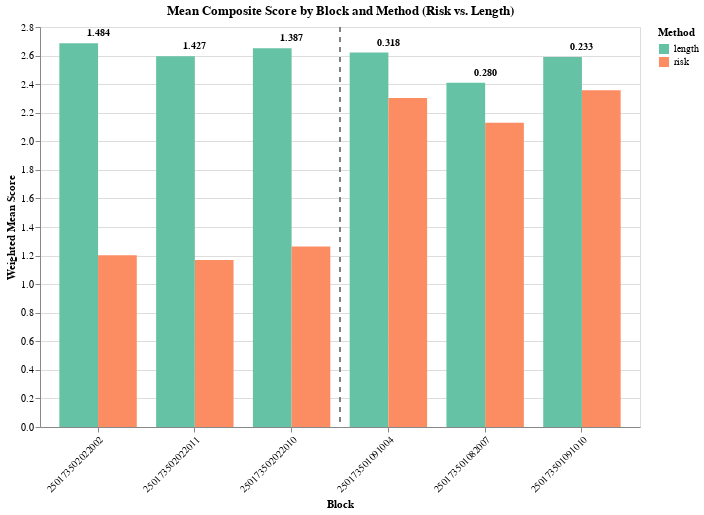

Notebook cell for this chart:
### Code cell
# Create the bar chart with sorting by mean_score_diff
chart = alt.Chart(block_means_short).mark_bar().encode(
    x=alt.X('from_block_geoid:N', 
            title='Block', 
            axis=alt.Axis(labelAngle=-45),
            sort=alt.EncodingSortField(field='mean_score_diff', op='max', order='descending')),
    y=alt.Y('weighted_mean_score:Q', title='Weighted Mean Score'),
    color=alt.Color('method:N', title='Method', scale=alt.Scale(scheme='set2')),
    xOffset='method:N',  # This creates grouped bars
    tooltip=[
        alt.Tooltip('from_block_geoid:N', title='Block'),
        alt.Tooltip('method:N', title='Method'),
        alt.Tooltip('weighted_mean_score:Q', title='Weighted Mean Score', format='.3f'),
        alt.Tooltip('sum_length:Q', title='Total Length', format='.1f')
    ]
).properties(
    width=600,
    height=400,
    title='Mean Composite Score by Block and Method (Risk vs. Length)'
)

# Get one row per block for the diff labels (take the first method's row since diff is the same)
block_diff = block_means_short.groupby('from_block_geoid').agg({
    'mean_score_diff': 'first',
    'weighted_mean_score': 'max'  # Use max to position text above tallest bar
}).reset_index()

# Add text labels centered above both bars showing mean_score_diff
text = alt.Chart(block_diff).mark_text(
    align='center',
    baseline='bottom',
    dy=-5,
    fontSize=10,
    fontWeight='bold'
).encode(
    x=alt.X('from_block_geoid:N', sort=alt.EncodingSortField(field='mean_score_diff', op='max', order='descending')),
    y=alt.Y('weighted_mean_score:Q'),
    text=alt.Text('mean_score_diff:Q', format='.3f')
)

# Add vertical line between 3rd and 4th blocks using pixel coordinates
vertical_line = alt.Chart(pd.DataFrame({'x': [1]})).mark_rule(
    color='gray',
    strokeDash=[5, 5],
    strokeWidth=2
).encode(
    x=alt.value(300),  # Adjust this pixel value to position the line (chart width is 600)
    y=alt.value(0),
    y2=alt.value(400)
)

# Combine the chart, text, and vertical line
final_chart = chart + text + vertical_line
final_chart

### Figure 1 — Vega-Lite specification as saved in the notebook (floating-point values rounded to 4 significant figures)
{"config": {"view": {"continuousWidth": 300, "continuousHeight": 300}}, "layer": [{"data": {"name": "data-ae99f721d4d96f002b4e4c0ad95d36e6"}, "mark": {"type": "bar"}, "encoding": {"color": {"field": "method", "scale": {"scheme": "set2"}, "title": "Method", "type": "nominal"}, "tooltip": [{"field": "from_block_geoid", "title": "Block", "type": "nominal"}, {"field": "method", "title": "Method", "type": "nominal"}, {"field": "weighted_mean_score", "format": ".3f", "title": "Weighted Mean Score", "type": "quantitative"}, {"field": "sum_length", "format": ".1f", "title": "Total Length", "type": "quantitative"}], "x": {"axis": {"labelAngle": -45}, "field": "from_block_geoid", "sort": {"field": "mean_score_diff", "op": "max", "order": "descending"}, "title": "Block", "type": "nominal"}, "xOffset": {"field": "method", "type": "nominal"}, "y": {"field": "weighted_mean_score", "title": "Weighted Mean Score", "type": "quantitative"}}, "title": "Mean Composite Score by Block and Method (Risk vs. Length)"}, {"data": {"name": "data-e97e952a63d5e815ea822eb400a85f38"}, "mark": {"type": "text", "align": "center", "baseline": "bottom", "dy": -5, "fontSize": 10, "fontWeight": "bold"}, "encoding": {"text": {"field": "mean_score_diff", "format": ".3f", "type": "quantitative"}, "x": {"field": "from_block_geoid", "sort": {"field": "mean_score_diff", "op": "max", "order": "descending"}, "type": "nominal"}, "y": {"field": "weighted_mean_score", "type": "quantitative"}}}, {"data": {"name": "data-0b038d98d2d830213a9da65ef15840a2"}, "mark": {"type": "rule", "color": "gray", "strokeDash": [5, 5], "strokeWidth": 2}, "encoding": {"x": {"value": 300}, "y": {"value": 0}, "y2": {"value": 400}}}], "height": 400, "width": 600, "$schema": "https://vega.github.io/schema/vega-lite/v6.1.0.json", "datasets": {"data-ae99f721d4d96f002b4e4c0ad95d36e6": [{"from_block_geoid": "250173502022002", "method": "length", "weighted_mean_score": 2.687, "min_score": 1.228, "max_score": 3.611, "sum_length": 1776.0, "mean_score_diff": 1.484, "class": "top_three"}, {"from_block_geoid": "250173502022002", "method": "risk", "weighted_mean_score": 1.203, "min_score": 0.2889, "max_score": 3.25, "sum_length": 2266.0, "mean_score_diff": 1.484, "class": "top_three"}, {"from_block_geoid": "250173502022011", "method": "risk", "weighted_mean_score": 1.168, "min_score": 0.1556, "max_score": 3.353, "sum_length": 2192.0, "mean_score_diff": 1.427, "class": "top_three"}, {"from_block_geoid": "250173502022011", "method": "length", "weighted_mean_score": 2.595, "min_score": 1.15, "max_score": 3.569, "sum_length": 1676.0, "mean_score_diff": 1.427, "class": "top_three"}, {"from_block_geoid": "250173502022010", "method": "length", "weighted_mean_score": 2.651, "min_score": 1.15, "max_score": 3.569, "sum_length": 1695.0, "mean_score_diff": 1.387, "class": "top_three"}, {"from_block_geoid": "250173502022010", "method": "risk", "weighted_mean_score": 1.264, "min_score": 0.1556, "max_score": 3.417, "sum_length": 2267.0, "mean_score_diff": 1.387, "class": "top_three"}, {"from_block_geoid": "250173501091004", "method": "length", "weighted_mean_score": 2.621, "min_score": 1.294, "max_score": 3.589, "sum_length": 2199.0, "mean_score_diff": 0.3184, "class": "bottom_three"}, {"from_block_geoid": "250173501091004", "method": "risk", "weighted_mean_score": 2.303, "min_score": 0.6444, "max_score": 3.753, "sum_length": 3056.0, "mean_score_diff": 0.3184, "class": "bottom_three"}, {"from_block_geoid": "250173501082007", "method": "risk", "weighted_mean_score": 2.131, "min_score": 0.85, "max_score": 3.478, "sum_length": 2448.0, "mean_score_diff": 0.2798, "class": "bottom_three"}, {"from_block_geoid": "250173501082007", "method": "length", "weighted_mean_score": 2.41, "min_score": 1.239, "max_score": 3.211, "sum_length": 1965.0, "mean_score_diff": 0.2798, "class": "bottom_three"}, {"from_block_geoid": "250173501091010", "method": "risk", "weighted_mean_score": 2.357, "min_score": 0.7278, "max_score": 3.656, "sum_length": 2851.0, "mean_score_diff": 0.2325, "class": "bottom_three"}, {"from_block_geoid": "250173501091010", "method": "length", "weighted_mean_score": 2.589, "min_score": 1.294, "max_score": 3.506, "sum_length": 2215.0, "mean_score_diff": 0.2325, "class": "bottom_three"}], "data-e97e952a63d5e815ea822eb400a85f38": [{"from_block_geoid": "250173501082007", "mean_score_diff": 0.2798, "weighted_mean_score": 2.41}, {"from_block_geoid": "250173501091004", "mean_score_diff": 0.3184, "weighted_mean_score": 2.621}, {"from_block_geoid": "250173501091010", "mean_score_diff": 0.2325, "weighted_mean_score": 2.589}, {"from_block_geoid": "250173502022002", "mean_score_diff": 1.484, "weighted_mean_score": 2.687}, {"from_block_geoid": "250173502022010", "mean_score_diff": 1.387, "weighted_mean_score": 2.651}, {"from_block_geoid": "250173502022011", "mean_score_diff": 1.427, "weighted_mean_score": 2.595}], "data-0b038d98d2d830213a9da65ef15840a2": [{"x": 1}]}}
